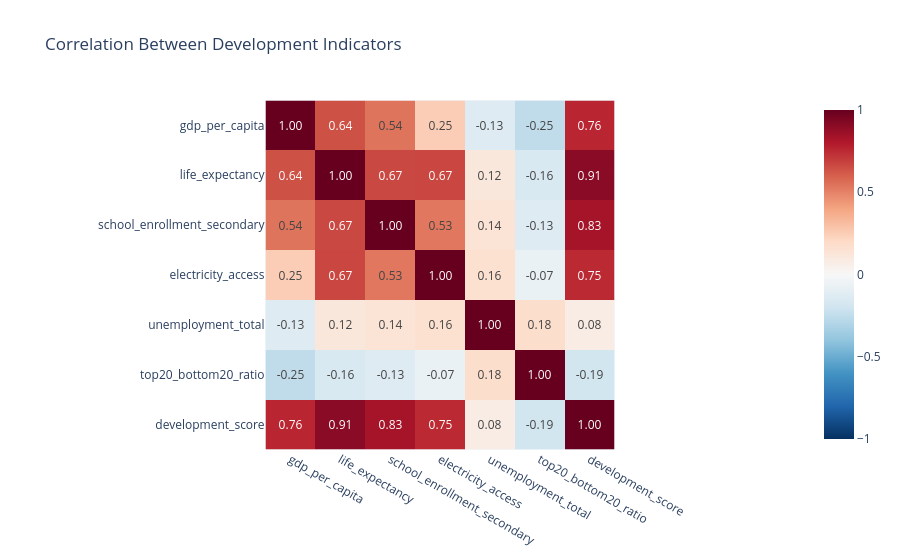

Notebook source saved alongside this figure:
### Code cell
import plotly.express as px

corr_cols = [
    "gdp_per_capita",
    "life_expectancy",
    "school_enrollment_secondary",
    "electricity_access",
    "unemployment_total",
    "top20_bottom20_ratio",
    "development_score"
]

corr_matrix = merged_df[corr_cols].corr()

fig = px.imshow(
    corr_matrix,
    text_auto=".2f",
    color_continuous_scale="RdBu_r",
    title="Correlation Between Development Indicators"
)

# center color scale
fig.update_coloraxes(cmid=0)

# customize hover text
fig.update_traces(
    hovertemplate=
    "<b>Indicator 1:</b> %{x}<br>" +
    "<b>Indicator 2:</b> %{y}<br>" +
    "<b>Correlation:</b> %{z:.2f}<extra></extra>"
)

fig.show()

### Figure 1 — Plotly figure (JSON) as saved in the notebook; plotly's stock layout.template omitted (floating-point values rounded to 4 significant figures)
{"data": [{"coloraxis": "coloraxis", "hovertemplate": "<b>Indicator 1:</b> %{x}<br><b>Indicator 2:</b> %{y}<br><b>Correlation:</b> %{z:.2f}<extra></extra>", "name": "0", "texttemplate": "%{z:.2f}", "type": "heatmap", "x": ["gdp_per_capita", "life_expectancy", "school_enrollment_secondary", "electricity_access", "unemployment_total", "top20_bottom20_ratio", "development_score"], "xaxis": "x", "y": ["gdp_per_capita", "life_expectancy", "school_enrollment_secondary", "electricity_access", "unemployment_total", "top20_bottom20_ratio", "development_score"], "yaxis": "y", "z": [[1, 0.6421, 0.5419, 0.2507, -0.1326, -0.2541, 0.7639], [0.6421, 1, 0.6661, 0.6694, 0.1155, -0.1555, 0.906], [0.5419, 0.6661, 1, 0.5347, 0.1431, -0.1326, 0.8339], [0.2507, 0.6694, 0.5347, 1, 0.1599, -0.07218, 0.7514], [-0.1326, 0.1155, 0.1431, 0.1599, 1, 0.1801, 0.07776], [-0.2541, -0.1555, -0.1326, -0.07218, 0.1801, 1, -0.1934], [0.7639, 0.906, 0.8339, 0.7514, 0.07776, -0.1934, 1]]}], "layout": {"coloraxis": {"cmid": 0, "colorscale": [[0, "rgb(5,48,97)"], [0.1, "rgb(33,102,172)"], [0.2, "rgb(67,147,195)"], [0.3, "rgb(146,197,222)"], [0.4, "rgb(209,229,240)"], [0.5, "rgb(247,247,247)"], [0.6, "rgb(253,219,199)"], [0.7, "rgb(244,165,130)"], [0.8, "rgb(214,96,77)"], [0.9, "rgb(178,24,43)"], [1, "rgb(103,0,31)"]]}, "title": {"text": "Correlation Between Development Indicators"}, "xaxis": {"anchor": "y", "constrain": "domain", "domain": [0, 1], "scaleanchor": "y"}, "yaxis": {"anchor": "x", "autorange": "reversed", "constrain": "domain", "domain": [0, 1]}}}
